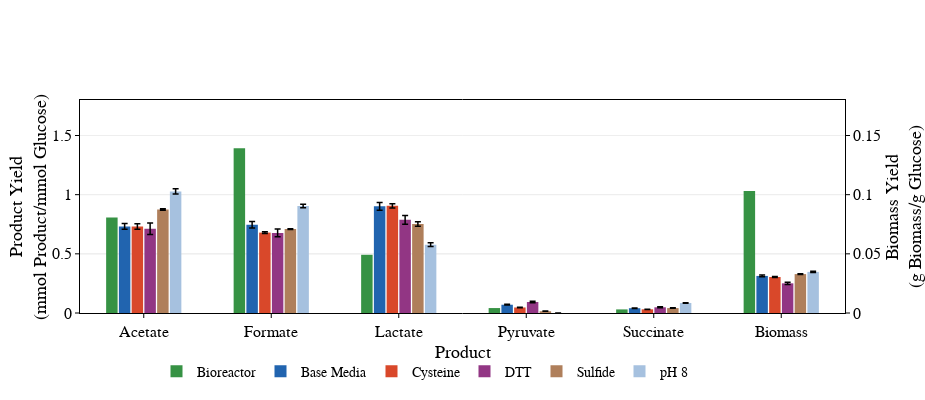
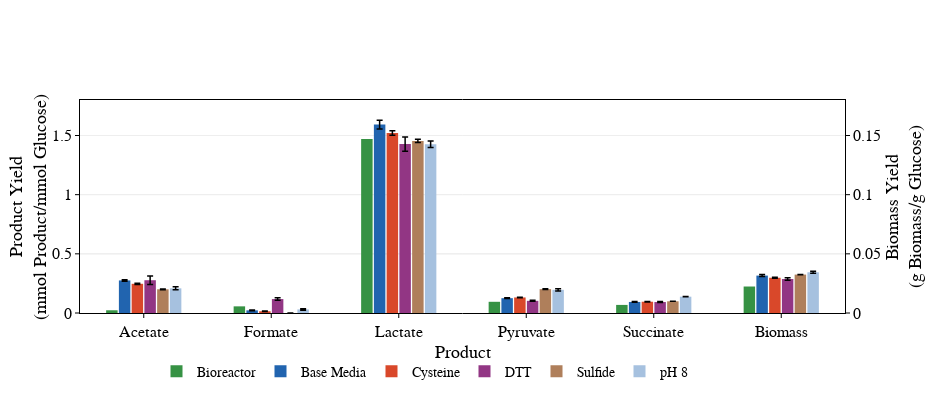
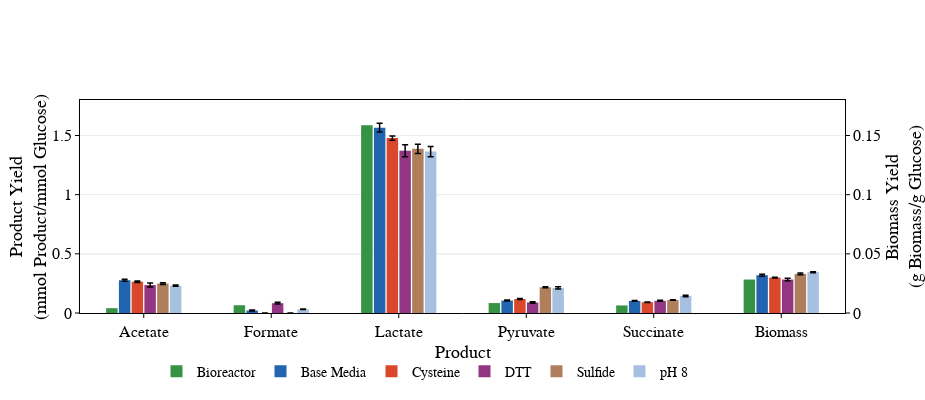
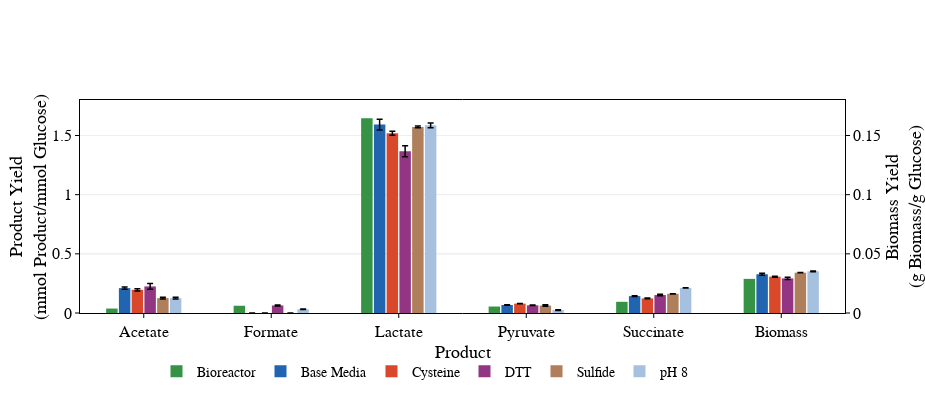

Write notebook code for charts like these, in order.
### Markdown cell above
### Plot analyte data for all strains ###

### Code cell
strain_list = ['WT','Δ(adh,pta)-D1', 'Δ(adh,pta)-D28', 'Δ(adh,pta)-D59']
analyte_list = ['Acetate', 'Formate', 'Lactate', 'Pyruvate', 'Succinate', 'Biomass']
condition_list = ['RDM + 7.0 a.u. pH', 'RDM + 1.0 mM Cysteine', 'RDM + 1.0 mM DTT', 'RDM + 8.0 mM Na2S', 'RDM + 8.0 a.u. pH']
condition_titles = ['Base Media', 'Cysteine', 'DTT', 'Sulfide', 'pH 8']

colors = ['rgb(33, 100, 175)',
          'rgb(217, 72, 42)',
          'rgb(146, 54, 132)',
          'rgb(175, 127, 91)',
         'rgb(166.0, 193, 223)']

od_timepoint = 8
hplc_timepoint = 8

ranges= [(0,2), (0,0.04)]

for strain in strain_list:
    print(strain)
    trace_list = []
    rep = [rep for rep in reactor.replicate_trials if rep.trial_identifier.strain.name == strain][0]
    x = [analyte for analyte in analyte_list]
    y, yerrs = yield_calculator((rep,rep), od_timepoint=od_timepoint, hplc_timepoint=hplc_timepoint)
    
    trace_list.append(go.Bar(x=x[:-1],
                     y=y[:-1],
                     marker=dict(color='rgb(54, 146, 68)', line=dict(width=0, color='rgb(54, 146, 68)')),
                     name='Bioreactor'))
    
    trace_list.append(go.Bar(x=x[-1:],
                             y=y[-1:],
                             marker=dict(color='rgb(54, 146, 68)', line=dict(width=0, color='black')),showlegend=False,
                             name='Bioreactor', yaxis='y2'))

    for i, condition in enumerate(condition_list):
        od_rep = [rep for rep in red_od.replicate_trials if str(rep.trial_identifier.media)==condition_list[i] and rep.trial_identifier.strain.name==strain][0]
        hplc_rep = [rep for rep in red_titers.replicate_trials if str(rep.trial_identifier.media)==condition_list[i] and rep.trial_identifier.strain.name==strain][0]
        y, y_errs = yield_calculator((od_rep,hplc_rep), od_timepoint=-1, hplc_timepoint=-1)


        trace_list.append(go.Bar(x=x[:-1],
                                 y=y[:-1],
                                 error_y=dict(type='data', array=y_errs[:-1], thickness=1.5, width=3, color='black'),
                                 marker=dict(color=colors[i], line=dict(width=0, color='rgb(54, 146, 68)')), width=0.09,
                                 name=condition_titles[i]))

        trace_list.append(go.Bar(x=x[-1:],
                         y=y[-1:],
                         error_y=dict(type='data', array=y_errs[-1:], thickness=1.5, width=3, color='black'),
                         marker=dict(color=colors[i], line=dict(width=0, color='black')),showlegend=False, width=0.09,
                         yaxis='y2',
                         name=condition_titles[i]))



    layout = go.Layout(height=400, width=925, legend_x= 0.1, bargroupgap=0.1, bargap=0.4,
                       legend_orientation='h',legend_y=-0.2, legend_font=dict(family='Myriad Pro', color='black', size=14),

                       xaxis=dict(title='Product', title_standoff=5,
                                  titlefont=dict(family='Myriad Pro', size=18, color='black'),
                                  showline=True, linewidth=1, linecolor='black', mirror=True, side='bottom',
                                  ticks='outside', ticklen=4, tickangle=0, nticks=8,
                                  tickfont=dict(size=16, family='Myriad Pro', color='black'), tickcolor='black',
                                  showgrid=False,zeroline=False),

                       yaxis=dict(title='Product Yield<br>(mmol Product/mmol Glucose)',
                                  titlefont=dict(family='Myriad Pro', size=18, color='black'),
                                  showline=True, linewidth=1, linecolor='black', mirror=True, range=(0,1.8),
                                  ticks='outside', ticklen=4, tickangle=0, side='left',
                                  tickfont=dict(family='Myriad Pro',size=16, color='black'), tickcolor='black', 
                                  showgrid=True,zeroline=False),
                       
                      yaxis2=dict(title='Biomass Yield<br>(g Biomass/g Glucose)',
                                  titlefont=dict(family='Myriad Pro', size=18, color='black'),
                                  showline=True, linewidth=1, linecolor='black', mirror=True, range=(0,.18),
                                  ticks='outside', ticklen=4, tickangle=0, side='right', anchor='x', overlaying='y', 
                                  tickfont=dict(family='Myriad Pro',size=16, color='black'), tickcolor='black', 
                                  showgrid=True,zeroline=False))

    if trace_list:
        fig = go.Figure(data=trace_list, layout=layout)
        plot(fig)#, image='svg')
        #pio.write_image(fig,"Figures/si_fig_5_"+strain+".svg",format='svg')

### Figure 1 — Plotly figure (JSON) as saved in the notebook; plotly's stock layout.template omitted (floating-point values rounded to 4 significant figures)
{"data": [{"marker": {"color": "rgb(54, 146, 68)", "line": {"color": "rgb(54, 146, 68)", "width": 0}}, "name": "Bioreactor", "type": "bar", "x": ["Acetate", "Formate", "Lactate", "Pyruvate", "Succinate"], "y": [0.806, 1.393, 0.4919, 0.04174, 0.0303]}, {"marker": {"color": "rgb(54, 146, 68)", "line": {"color": "black", "width": 0}}, "name": "Bioreactor", "showlegend": false, "type": "bar", "x": ["Biomass"], "y": [0.1031], "yaxis": "y2"}, {"error_y": {"array": [0.02475, 0.02765, 0.03351, 0.003275, 0.002049], "color": "black", "thickness": 1.5, "type": "data", "width": 3}, "marker": {"color": "rgb(33, 100, 175)", "line": {"color": "rgb(54, 146, 68)", "width": 0}}, "name": "Base Media", "type": "bar", "width": 0.09, "x": ["Acetate", "Formate", "Lactate", "Pyruvate", "Succinate"], "y": [0.7319, 0.745, 0.9011, 0.06991, 0.04044]}, {"error_y": {"array": [0.0007594], "color": "black", "thickness": 1.5, "type": "data", "width": 3}, "marker": {"color": "rgb(33, 100, 175)", "line": {"color": "black", "width": 0}}, "name": "Base Media", "showlegend": false, "type": "bar", "width": 0.09, "x": ["Biomass"], "y": [0.03133], "yaxis": "y2"}, {"error_y": {"array": [0.02344, 0.007268, 0.01764, 0.001795, 0.001551], "color": "black", "thickness": 1.5, "type": "data", "width": 3}, "marker": {"color": "rgb(217, 72, 42)", "line": {"color": "rgb(54, 146, 68)", "width": 0}}, "name": "Cysteine", "type": "bar", "width": 0.09, "x": ["Acetate", "Formate", "Lactate", "Pyruvate", "Succinate"], "y": [0.7316, 0.6794, 0.9055, 0.04668, 0.03107]}, {"error_y": {"array": [0.0004593], "color": "black", "thickness": 1.5, "type": "data", "width": 3}, "marker": {"color": "rgb(217, 72, 42)", "line": {"color": "black", "width": 0}}, "name": "Cysteine", "showlegend": false, "type": "bar", "width": 0.09, "x": ["Biomass"], "y": [0.03042], "yaxis": "y2"}, {"error_y": {"array": [0.04846, 0.03276, 0.03709, 0.005626, 0.004593], "color": "black", "thickness": 1.5, "type": "data", "width": 3}, "marker": {"color": "rgb(146, 54, 132)", "line": {"color": "rgb(54, 146, 68)", "width": 0}}, "name": "DTT", "type": "bar", "width": 0.09, "x": ["Acetate", "Formate", "Lactate", "Pyruvate", "Succinate"], "y": [0.7119, 0.6769, 0.7873, 0.09284, 0.0482]}, {"error_y": {"array": [0.0009552], "color": "black", "thickness": 1.5, "type": "data", "width": 3}, "marker": {"color": "rgb(146, 54, 132)", "line": {"color": "black", "width": 0}}, "name": "DTT", "showlegend": false, "type": "bar", "width": 0.09, "x": ["Biomass"], "y": [0.02507], "yaxis": "y2"}, {"error_y": {"array": [0.006092, 0.003228, 0.01911, 0.001034, 0.001908], "color": "black", "thickness": 1.5, "type": "data", "width": 3}, "marker": {"color": "rgb(175, 127, 91)", "line": {"color": "rgb(54, 146, 68)", "width": 0}}, "name": "Sulfide", "type": "bar", "width": 0.09, "x": ["Acetate", "Formate", "Lactate", "Pyruvate", "Succinate"], "y": [0.8741, 0.7089, 0.7514, 0.01502, 0.04156]}, {"error_y": {"array": [0.0002627], "color": "black", "thickness": 1.5, "type": "data", "width": 3}, "marker": {"color": "rgb(175, 127, 91)", "line": {"color": "black", "width": 0}}, "name": "Sulfide", "showlegend": false, "type": "bar", "width": 0.09, "x": ["Biomass"], "y": [0.03289], "yaxis": "y2"}, {"error_y": {"array": [0.02173, 0.01481, 0.01563, null, 0.00263], "color": "black", "thickness": 1.5, "type": "data", "width": 3}, "marker": {"color": "rgb(166.0, 193, 223)", "line": {"color": "rgb(54, 146, 68)", "width": 0}}, "name": "pH 8", "type": "bar", "width": 0.09, "x": ["Acetate", "Formate", "Lactate", "Pyruvate", "Succinate"], "y": [1.028, 0.9042, 0.5774, 0, 0.08482]}, {"error_y": {"array": [0.0004533], "color": "black", "thickness": 1.5, "type": "data", "width": 3}, "marker": {"color": "rgb(166.0, 193, 223)", "line": {"color": "black", "width": 0}}, "name": "pH 8", "showlegend": false, "type": "bar", "width": 0.09, "x": ["Biomass"], "y": [0.03474], "yaxis": "y2"}], "layout": {"bargap": 0.4, "bargroupgap": 0.1, "height": 400, "legend": {"font": {"color": "black", "family": "Myriad Pro", "size": 14}, "orientation": "h", "x": 0.1, "y": -0.2}, "width": 925, "xaxis": {"linecolor": "black", "linewidth": 1, "mirror": true, "nticks": 8, "showgrid": false, "showline": true, "side": "bottom", "tickangle": 0, "tickcolor": "black", "tickfont": {"color": "black", "family": "Myriad Pro", "size": 16}, "ticklen": 4, "ticks": "outside", "title": {"font": {"color": "black", "family": "Myriad Pro", "size": 18}, "standoff": 5, "text": "Product"}, "zeroline": false}, "yaxis": {"linecolor": "black", "linewidth": 1, "mirror": true, "range": [0, 1.8], "showgrid": true, "showline": true, "side": "left", "tickangle": 0, "tickcolor": "black", "tickfont": {"color": "black", "family": "Myriad Pro", "size": 16}, "ticklen": 4, "ticks": "outside", "title": {"font": {"color": "black", "family": "Myriad Pro", "size": 18}, "text": "Product Yield<br>(mmol Product/mmol Glucose)"}, "zeroline": false}, "yaxis2": {"anchor": "x", "linecolor": "black", "linewidth": 1, "mirror": true, "overlaying": "y", "range": [0, 0.18], "showgrid": true, "showline": true, "side": "right", "tickangle": 0, "tickcolor": "black", "tickfont": {"color": "black", "family": "Myriad Pro", "size": 16}, "ticklen": 4, "ticks": "outside", "title": {"font": {"color": "black", "family": "Myriad Pro", "size": 18}, "text": "Biomass Yield<br>(g Biomass/g Glucose)"}, "zeroline": false}}}

### Figure 2 — Plotly figure (JSON) as saved in the notebook; plotly's stock layout.template omitted (floating-point values rounded to 4 significant figures)
{"data": [{"marker": {"color": "rgb(54, 146, 68)", "line": {"color": "rgb(54, 146, 68)", "width": 0}}, "name": "Bioreactor", "type": "bar", "x": ["Acetate", "Formate", "Lactate", "Pyruvate", "Succinate"], "y": [0.02308, 0.05623, 1.47, 0.09467, 0.06834]}, {"marker": {"color": "rgb(54, 146, 68)", "line": {"color": "black", "width": 0}}, "name": "Bioreactor", "showlegend": false, "type": "bar", "x": ["Biomass"], "y": [0.02238], "yaxis": "y2"}, {"error_y": {"array": [0.006748, 0.002395, 0.03674, 0.003532, 0.002937], "color": "black", "thickness": 1.5, "type": "data", "width": 3}, "marker": {"color": "rgb(33, 100, 175)", "line": {"color": "rgb(54, 146, 68)", "width": 0}}, "name": "Base Media", "type": "bar", "width": 0.09, "x": ["Acetate", "Formate", "Lactate", "Pyruvate", "Succinate"], "y": [0.2752, 0.02241, 1.592, 0.1251, 0.09329]}, {"error_y": {"array": [0.0008207], "color": "black", "thickness": 1.5, "type": "data", "width": 3}, "marker": {"color": "rgb(33, 100, 175)", "line": {"color": "black", "width": 0}}, "name": "Base Media", "showlegend": false, "type": "bar", "width": 0.09, "x": ["Biomass"], "y": [0.03162], "yaxis": "y2"}, {"error_y": {"array": [0.005313, 0.002447, 0.01865, 0.002689, 0.00242], "color": "black", "thickness": 1.5, "type": "data", "width": 3}, "marker": {"color": "rgb(217, 72, 42)", "line": {"color": "rgb(54, 146, 68)", "width": 0}}, "name": "Cysteine", "type": "bar", "width": 0.09, "x": ["Acetate", "Formate", "Lactate", "Pyruvate", "Succinate"], "y": [0.2467, 0.01459, 1.521, 0.1313, 0.09533]}, {"error_y": {"array": [0.0003368], "color": "black", "thickness": 1.5, "type": "data", "width": 3}, "marker": {"color": "rgb(217, 72, 42)", "line": {"color": "black", "width": 0}}, "name": "Cysteine", "showlegend": false, "type": "bar", "width": 0.09, "x": ["Biomass"], "y": [0.02978], "yaxis": "y2"}, {"error_y": {"array": [0.03626, 0.01068, 0.06087, 0.004112, 0.00494], "color": "black", "thickness": 1.5, "type": "data", "width": 3}, "marker": {"color": "rgb(146, 54, 132)", "line": {"color": "rgb(54, 146, 68)", "width": 0}}, "name": "DTT", "type": "bar", "width": 0.09, "x": ["Acetate", "Formate", "Lactate", "Pyruvate", "Succinate"], "y": [0.277, 0.1177, 1.427, 0.1028, 0.09269]}, {"error_y": {"array": [0.000988], "color": "black", "thickness": 1.5, "type": "data", "width": 3}, "marker": {"color": "rgb(146, 54, 132)", "line": {"color": "black", "width": 0}}, "name": "DTT", "showlegend": false, "type": "bar", "width": 0.09, "x": ["Biomass"], "y": [0.0287], "yaxis": "y2"}, {"error_y": {"array": [0.003489, null, 0.01391, 0.002708, 0.0006889], "color": "black", "thickness": 1.5, "type": "data", "width": 3}, "marker": {"color": "rgb(175, 127, 91)", "line": {"color": "rgb(54, 146, 68)", "width": 0}}, "name": "Sulfide", "type": "bar", "width": 0.09, "x": ["Acetate", "Formate", "Lactate", "Pyruvate", "Succinate"], "y": [0.2003, 0, 1.454, 0.2017, 0.09897]}, {"error_y": {"array": [9.336e-05], "color": "black", "thickness": 1.5, "type": "data", "width": 3}, "marker": {"color": "rgb(175, 127, 91)", "line": {"color": "black", "width": 0}}, "name": "Sulfide", "showlegend": false, "type": "bar", "width": 0.09, "x": ["Biomass"], "y": [0.03246], "yaxis": "y2"}, {"error_y": {"array": [0.01281, 0.006129, 0.02758, 0.009248, 0.001593], "color": "black", "thickness": 1.5, "type": "data", "width": 3}, "marker": {"color": "rgb(166.0, 193, 223)", "line": {"color": "rgb(54, 146, 68)", "width": 0}}, "name": "pH 8", "type": "bar", "width": 0.09, "x": ["Acetate", "Formate", "Lactate", "Pyruvate", "Succinate"], "y": [0.2084, 0.03034, 1.426, 0.196, 0.138]}, {"error_y": {"array": [0.0007621], "color": "black", "thickness": 1.5, "type": "data", "width": 3}, "marker": {"color": "rgb(166.0, 193, 223)", "line": {"color": "black", "width": 0}}, "name": "pH 8", "showlegend": false, "type": "bar", "width": 0.09, "x": ["Biomass"], "y": [0.03441], "yaxis": "y2"}], "layout": {"bargap": 0.4, "bargroupgap": 0.1, "height": 400, "legend": {"font": {"color": "black", "family": "Myriad Pro", "size": 14}, "orientation": "h", "x": 0.1, "y": -0.2}, "width": 925, "xaxis": {"linecolor": "black", "linewidth": 1, "mirror": true, "nticks": 8, "showgrid": false, "showline": true, "side": "bottom", "tickangle": 0, "tickcolor": "black", "tickfont": {"color": "black", "family": "Myriad Pro", "size": 16}, "ticklen": 4, "ticks": "outside", "title": {"font": {"color": "black", "family": "Myriad Pro", "size": 18}, "standoff": 5, "text": "Product"}, "zeroline": false}, "yaxis": {"linecolor": "black", "linewidth": 1, "mirror": true, "range": [0, 1.8], "showgrid": true, "showline": true, "side": "left", "tickangle": 0, "tickcolor": "black", "tickfont": {"color": "black", "family": "Myriad Pro", "size": 16}, "ticklen": 4, "ticks": "outside", "title": {"font": {"color": "black", "family": "Myriad Pro", "size": 18}, "text": "Product Yield<br>(mmol Product/mmol Glucose)"}, "zeroline": false}, "yaxis2": {"anchor": "x", "linecolor": "black", "linewidth": 1, "mirror": true, "overlaying": "y", "range": [0, 0.18], "showgrid": true, "showline": true, "side": "right", "tickangle": 0, "tickcolor": "black", "tickfont": {"color": "black", "family": "Myriad Pro", "size": 16}, "ticklen": 4, "ticks": "outside", "title": {"font": {"color": "black", "family": "Myriad Pro", "size": 18}, "text": "Biomass Yield<br>(g Biomass/g Glucose)"}, "zeroline": false}}}

### Figure 3 — Plotly figure (JSON) as saved in the notebook; plotly's stock layout.template omitted (floating-point values rounded to 4 significant figures)
{"data": [{"marker": {"color": "rgb(54, 146, 68)", "line": {"color": "rgb(54, 146, 68)", "width": 0}}, "name": "Bioreactor", "type": "bar", "x": ["Acetate", "Formate", "Lactate", "Pyruvate", "Succinate"], "y": [0.04076, 0.06546, 1.586, 0.08388, 0.06385]}, {"marker": {"color": "rgb(54, 146, 68)", "line": {"color": "black", "width": 0}}, "name": "Bioreactor", "showlegend": false, "type": "bar", "x": ["Biomass"], "y": [0.02829], "yaxis": "y2"}, {"error_y": {"array": [0.008025, 0.003924, 0.0373, 0.003912, 0.003421], "color": "black", "thickness": 1.5, "type": "data", "width": 3}, "marker": {"color": "rgb(33, 100, 175)", "line": {"color": "rgb(54, 146, 68)", "width": 0}}, "name": "Base Media", "type": "bar", "width": 0.09, "x": ["Acetate", "Formate", "Lactate", "Pyruvate", "Succinate"], "y": [0.2771, 0.02085, 1.566, 0.1052, 0.1019]}, {"error_y": {"array": [0.0008316], "color": "black", "thickness": 1.5, "type": "data", "width": 3}, "marker": {"color": "rgb(33, 100, 175)", "line": {"color": "black", "width": 0}}, "name": "Base Media", "showlegend": false, "type": "bar", "width": 0.09, "x": ["Biomass"], "y": [0.03192], "yaxis": "y2"}, {"error_y": {"array": [0.005979, null, 0.01858, 0.004888, 0.002119], "color": "black", "thickness": 1.5, "type": "data", "width": 3}, "marker": {"color": "rgb(217, 72, 42)", "line": {"color": "rgb(54, 146, 68)", "width": 0}}, "name": "Cysteine", "type": "bar", "width": 0.09, "x": ["Acetate", "Formate", "Lactate", "Pyruvate", "Succinate"], "y": [0.2647, 0, 1.478, 0.1182, 0.09151]}, {"error_y": {"array": [0.0003396], "color": "black", "thickness": 1.5, "type": "data", "width": 3}, "marker": {"color": "rgb(217, 72, 42)", "line": {"color": "black", "width": 0}}, "name": "Cysteine", "showlegend": false, "type": "bar", "width": 0.09, "x": ["Biomass"], "y": [0.02991], "yaxis": "y2"}, {"error_y": {"array": [0.01657, 0.006943, 0.05065, 0.006185, 0.003782], "color": "black", "thickness": 1.5, "type": "data", "width": 3}, "marker": {"color": "rgb(146, 54, 132)", "line": {"color": "rgb(54, 146, 68)", "width": 0}}, "name": "DTT", "type": "bar", "width": 0.09, "x": ["Acetate", "Formate", "Lactate", "Pyruvate", "Succinate"], "y": [0.236, 0.08303, 1.371, 0.08923, 0.1029]}, {"error_y": {"array": [0.0009877], "color": "black", "thickness": 1.5, "type": "data", "width": 3}, "marker": {"color": "rgb(146, 54, 132)", "line": {"color": "black", "width": 0}}, "name": "DTT", "showlegend": false, "type": "bar", "width": 0.09, "x": ["Biomass"], "y": [0.02828], "yaxis": "y2"}, {"error_y": {"array": [0.007306, null, 0.03949, 0.004552, 0.002699], "color": "black", "thickness": 1.5, "type": "data", "width": 3}, "marker": {"color": "rgb(175, 127, 91)", "line": {"color": "rgb(54, 146, 68)", "width": 0}}, "name": "Sulfide", "type": "bar", "width": 0.09, "x": ["Acetate", "Formate", "Lactate", "Pyruvate", "Succinate"], "y": [0.249, 0, 1.387, 0.2171, 0.11]}, {"error_y": {"array": [0.000747], "color": "black", "thickness": 1.5, "type": "data", "width": 3}, "marker": {"color": "rgb(175, 127, 91)", "line": {"color": "black", "width": 0}}, "name": "Sulfide", "showlegend": false, "type": "bar", "width": 0.09, "x": ["Biomass"], "y": [0.03309], "yaxis": "y2"}, {"error_y": {"array": [0.005423, 0.001979, 0.04277, 0.008645, 0.005837], "color": "black", "thickness": 1.5, "type": "data", "width": 3}, "marker": {"color": "rgb(166.0, 193, 223)", "line": {"color": "rgb(54, 146, 68)", "width": 0}}, "name": "pH 8", "type": "bar", "width": 0.09, "x": ["Acetate", "Formate", "Lactate", "Pyruvate", "Succinate"], "y": [0.2304, 0.03135, 1.364, 0.2125, 0.1435]}, {"error_y": {"array": [0.0003725], "color": "black", "thickness": 1.5, "type": "data", "width": 3}, "marker": {"color": "rgb(166.0, 193, 223)", "line": {"color": "black", "width": 0}}, "name": "pH 8", "showlegend": false, "type": "bar", "width": 0.09, "x": ["Biomass"], "y": [0.03448], "yaxis": "y2"}], "layout": {"bargap": 0.4, "bargroupgap": 0.1, "height": 400, "legend": {"font": {"color": "black", "family": "Myriad Pro", "size": 14}, "orientation": "h", "x": 0.1, "y": -0.2}, "width": 925, "xaxis": {"linecolor": "black", "linewidth": 1, "mirror": true, "nticks": 8, "showgrid": false, "showline": true, "side": "bottom", "tickangle": 0, "tickcolor": "black", "tickfont": {"color": "black", "family": "Myriad Pro", "size": 16}, "ticklen": 4, "ticks": "outside", "title": {"font": {"color": "black", "family": "Myriad Pro", "size": 18}, "standoff": 5, "text": "Product"}, "zeroline": false}, "yaxis": {"linecolor": "black", "linewidth": 1, "mirror": true, "range": [0, 1.8], "showgrid": true, "showline": true, "side": "left", "tickangle": 0, "tickcolor": "black", "tickfont": {"color": "black", "family": "Myriad Pro", "size": 16}, "ticklen": 4, "ticks": "outside", "title": {"font": {"color": "black", "family": "Myriad Pro", "size": 18}, "text": "Product Yield<br>(mmol Product/mmol Glucose)"}, "zeroline": false}, "yaxis2": {"anchor": "x", "linecolor": "black", "linewidth": 1, "mirror": true, "overlaying": "y", "range": [0, 0.18], "showgrid": true, "showline": true, "side": "right", "tickangle": 0, "tickcolor": "black", "tickfont": {"color": "black", "family": "Myriad Pro", "size": 16}, "ticklen": 4, "ticks": "outside", "title": {"font": {"color": "black", "family": "Myriad Pro", "size": 18}, "text": "Biomass Yield<br>(g Biomass/g Glucose)"}, "zeroline": false}}}

### Figure 4 — Plotly figure (JSON) as saved in the notebook; plotly's stock layout.template omitted (floating-point values rounded to 4 significant figures)
{"data": [{"marker": {"color": "rgb(54, 146, 68)", "line": {"color": "rgb(54, 146, 68)", "width": 0}}, "name": "Bioreactor", "type": "bar", "x": ["Acetate", "Formate", "Lactate", "Pyruvate", "Succinate"], "y": [0.03752, 0.06117, 1.647, 0.05468, 0.09459]}, {"marker": {"color": "rgb(54, 146, 68)", "line": {"color": "black", "width": 0}}, "name": "Bioreactor", "showlegend": false, "type": "bar", "x": ["Biomass"], "y": [0.02884], "yaxis": "y2"}, {"error_y": {"array": [0.01006, null, 0.04607, 0.001931, 0.003559], "color": "black", "thickness": 1.5, "type": "data", "width": 3}, "marker": {"color": "rgb(33, 100, 175)", "line": {"color": "rgb(54, 146, 68)", "width": 0}}, "name": "Base Media", "type": "bar", "width": 0.09, "x": ["Acetate", "Formate", "Lactate", "Pyruvate", "Succinate"], "y": [0.2102, 0, 1.592, 0.06756, 0.1427]}, {"error_y": {"array": [0.0008428], "color": "black", "thickness": 1.5, "type": "data", "width": 3}, "marker": {"color": "rgb(33, 100, 175)", "line": {"color": "black", "width": 0}}, "name": "Base Media", "showlegend": false, "type": "bar", "width": 0.09, "x": ["Biomass"], "y": [0.03273], "yaxis": "y2"}, {"error_y": {"array": [0.009761, null, 0.01699, 0.001872, 0.00256], "color": "black", "thickness": 1.5, "type": "data", "width": 3}, "marker": {"color": "rgb(217, 72, 42)", "line": {"color": "rgb(54, 146, 68)", "width": 0}}, "name": "Cysteine", "type": "bar", "width": 0.09, "x": ["Acetate", "Formate", "Lactate", "Pyruvate", "Succinate"], "y": [0.1961, 0, 1.519, 0.0791, 0.1233]}, {"error_y": {"array": [0.0004297], "color": "black", "thickness": 1.5, "type": "data", "width": 3}, "marker": {"color": "rgb(217, 72, 42)", "line": {"color": "black", "width": 0}}, "name": "Cysteine", "showlegend": false, "type": "bar", "width": 0.09, "x": ["Biomass"], "y": [0.03071], "yaxis": "y2"}, {"error_y": {"array": [0.02364, 0.004703, 0.04688, 0.002197, 0.006311], "color": "black", "thickness": 1.5, "type": "data", "width": 3}, "marker": {"color": "rgb(146, 54, 132)", "line": {"color": "rgb(54, 146, 68)", "width": 0}}, "name": "DTT", "type": "bar", "width": 0.09, "x": ["Acetate", "Formate", "Lactate", "Pyruvate", "Succinate"], "y": [0.2247, 0.06388, 1.367, 0.06495, 0.1515]}, {"error_y": {"array": [0.001011], "color": "black", "thickness": 1.5, "type": "data", "width": 3}, "marker": {"color": "rgb(146, 54, 132)", "line": {"color": "black", "width": 0}}, "name": "DTT", "showlegend": false, "type": "bar", "width": 0.09, "x": ["Biomass"], "y": [0.02925], "yaxis": "y2"}, {"error_y": {"array": [0.008074, null, 0.006886, 0.005868, 0.001346], "color": "black", "thickness": 1.5, "type": "data", "width": 3}, "marker": {"color": "rgb(175, 127, 91)", "line": {"color": "rgb(54, 146, 68)", "width": 0}}, "name": "Sulfide", "type": "bar", "width": 0.09, "x": ["Acetate", "Formate", "Lactate", "Pyruvate", "Succinate"], "y": [0.1258, 0, 1.573, 0.06284, 0.1622]}, {"error_y": {"array": [0.0001294], "color": "black", "thickness": 1.5, "type": "data", "width": 3}, "marker": {"color": "rgb(175, 127, 91)", "line": {"color": "black", "width": 0}}, "name": "Sulfide", "showlegend": false, "type": "bar", "width": 0.09, "x": ["Biomass"], "y": [0.03408], "yaxis": "y2"}, {"error_y": {"array": [0.007243, 0.002045, 0.01997, 0.002977, 0.001135], "color": "black", "thickness": 1.5, "type": "data", "width": 3}, "marker": {"color": "rgb(166.0, 193, 223)", "line": {"color": "rgb(54, 146, 68)", "width": 0}}, "name": "pH 8", "type": "bar", "width": 0.09, "x": ["Acetate", "Formate", "Lactate", "Pyruvate", "Succinate"], "y": [0.1255, 0.03151, 1.586, 0.02465, 0.2122]}, {"error_y": {"array": [0.0002907], "color": "black", "thickness": 1.5, "type": "data", "width": 3}, "marker": {"color": "rgb(166.0, 193, 223)", "line": {"color": "black", "width": 0}}, "name": "pH 8", "showlegend": false, "type": "bar", "width": 0.09, "x": ["Biomass"], "y": [0.03525], "yaxis": "y2"}], "layout": {"bargap": 0.4, "bargroupgap": 0.1, "height": 400, "legend": {"font": {"color": "black", "family": "Myriad Pro", "size": 14}, "orientation": "h", "x": 0.1, "y": -0.2}, "width": 925, "xaxis": {"linecolor": "black", "linewidth": 1, "mirror": true, "nticks": 8, "showgrid": false, "showline": true, "side": "bottom", "tickangle": 0, "tickcolor": "black", "tickfont": {"color": "black", "family": "Myriad Pro", "size": 16}, "ticklen": 4, "ticks": "outside", "title": {"font": {"color": "black", "family": "Myriad Pro", "size": 18}, "standoff": 5, "text": "Product"}, "zeroline": false}, "yaxis": {"linecolor": "black", "linewidth": 1, "mirror": true, "range": [0, 1.8], "showgrid": true, "showline": true, "side": "left", "tickangle": 0, "tickcolor": "black", "tickfont": {"color": "black", "family": "Myriad Pro", "size": 16}, "ticklen": 4, "ticks": "outside", "title": {"font": {"color": "black", "family": "Myriad Pro", "size": 18}, "text": "Product Yield<br>(mmol Product/mmol Glucose)"}, "zeroline": false}, "yaxis2": {"anchor": "x", "linecolor": "black", "linewidth": 1, "mirror": true, "overlaying": "y", "range": [0, 0.18], "showgrid": true, "showline": true, "side": "right", "tickangle": 0, "tickcolor": "black", "tickfont": {"color": "black", "family": "Myriad Pro", "size": 16}, "ticklen": 4, "ticks": "outside", "title": {"font": {"color": "black", "family": "Myriad Pro", "size": 18}, "text": "Biomass Yield<br>(g Biomass/g Glucose)"}, "zeroline": false}}}
